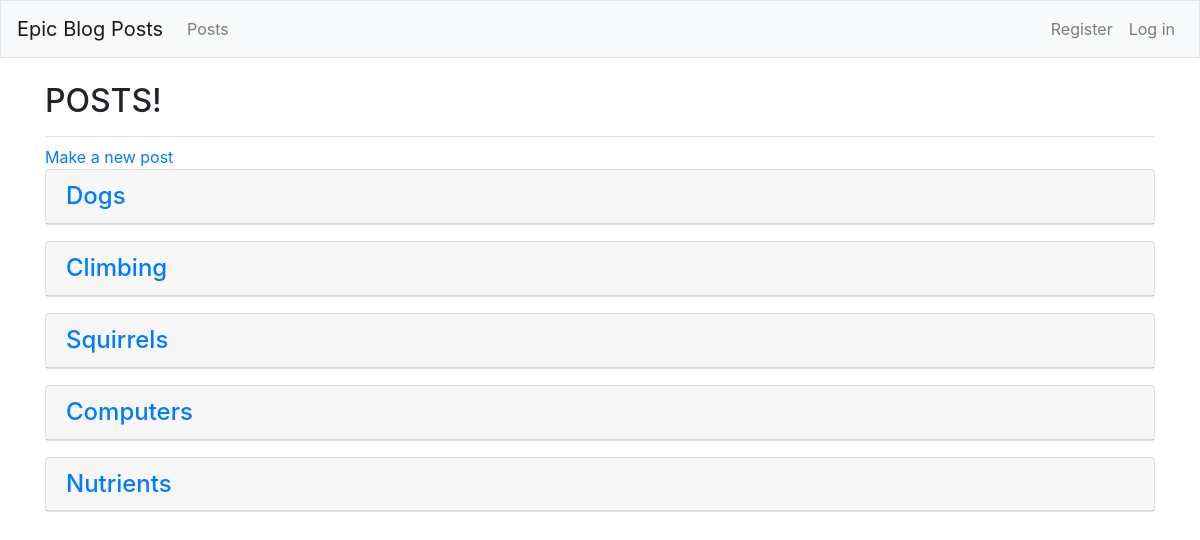
/blog_posts/, run on the app's committed database.
### brian_blog_posts/models.py (models this page shows, shortened)
class BlogPost(models.Model):
	post_title = models.CharField(max_length=200)
	text = models.TextField()
	date_added = models.DateTimeField(auto_now_add=True)
	owner = models.ForeignKey(User, on_delete=models.CASCADE)

### brian_blog_posts/views.py (the view)
# urls.py: path('blog_posts/', views.blog_posts, name='blog_posts'),
def blog_posts(request):
	blog_posts = BlogPost.objects.order_by('date_added')
	context = {'blog_posts': blog_posts}
	return render(request, 'brian_blog_posts/blog_posts.html', context)

### brian_blog_posts/templates/brian_blog_posts/blog_posts.html
{% extends "brian_blog_posts/base.html" %}
{% load bootstrap4 %}
{% block page_header %}
  <h2>POSTS!</h2>
{% endblock page_header %}
{% block content %}
  <a href="{% url 'brian_blog_posts:new_blog_post' %}">Make a new post</a>
    {% for blog_post in blog_posts %}
      <div class="card mb-3">
        <h4 class="card-header">
          <a href="{% url 'brian_blog_posts:blog_post' blog_post.id %}">
          {{ blog_post.post_title }}</a>
        </h4>
      </div>
    {% empty %}
      <p>There are no entries for this topic yet.</p>
    {% endfor %}
{% endblock content %}

### brian_blog_posts/templates/brian_blog_posts/base.html (shortened to what this page needs)
{% load bootstrap4 %}
<!doctype html>
<html lang="en">
<head>
  {% bootstrap_css %}
</head>
<body>
  <nav class="navbar navbar-expand-md navbar-light bg-light mb-4 border">
    <a class="navbar-brand" href="{% url 'brian_blog_posts:index'%}">
        Epic Blog Posts</a>
    <div class="collapse navbar-collapse" id="navbarCollapse">
      <ul class="navbar-nav mr-auto">
        <li class="nav-item">
          <a class="nav-link" href="{% url 'brian_blog_posts:blog_posts'%}">
              Posts</a></li>
      </ul>
      <ul class="navbar-nav ml-auto">
        {% if user.is_authenticated %}
          <li class="nav-item">
            <span class="navbar-text">Hello, {{ user.username }} </span>
          </li>
          <li class="nav-item">
            <a class="nav-link" href="{% url 'users:logout' %}">Log Out</a>
          </li>
        {% else %}
          <li class="nav-item">
            <a class="nav-link" href="{% url 'users:register' %}">Register</a>
          </li>
          <li class="nav-item">
            <a class="nav-link" href="{% url 'users:login' %}">Log in</a></li>
        {% endif %}
      </ul>
    </div>
  </nav>
  <main role="main" class="container">
    <div class="pb-2 mb-2 border-bottom">
      {% block page_header %}{% endblock page_header %}
    </div>
    <div>
      {% block content %}{% endblock content %}
    </div>
  </main>
</body>
</html>

### data on the page
BlogPost: post_title "Dogs"
BlogPost: post_title "Climbing"
BlogPost: post_title "Squirrels"
BlogPost: post_title "Computers"
BlogPost: post_title "Nutrients"
